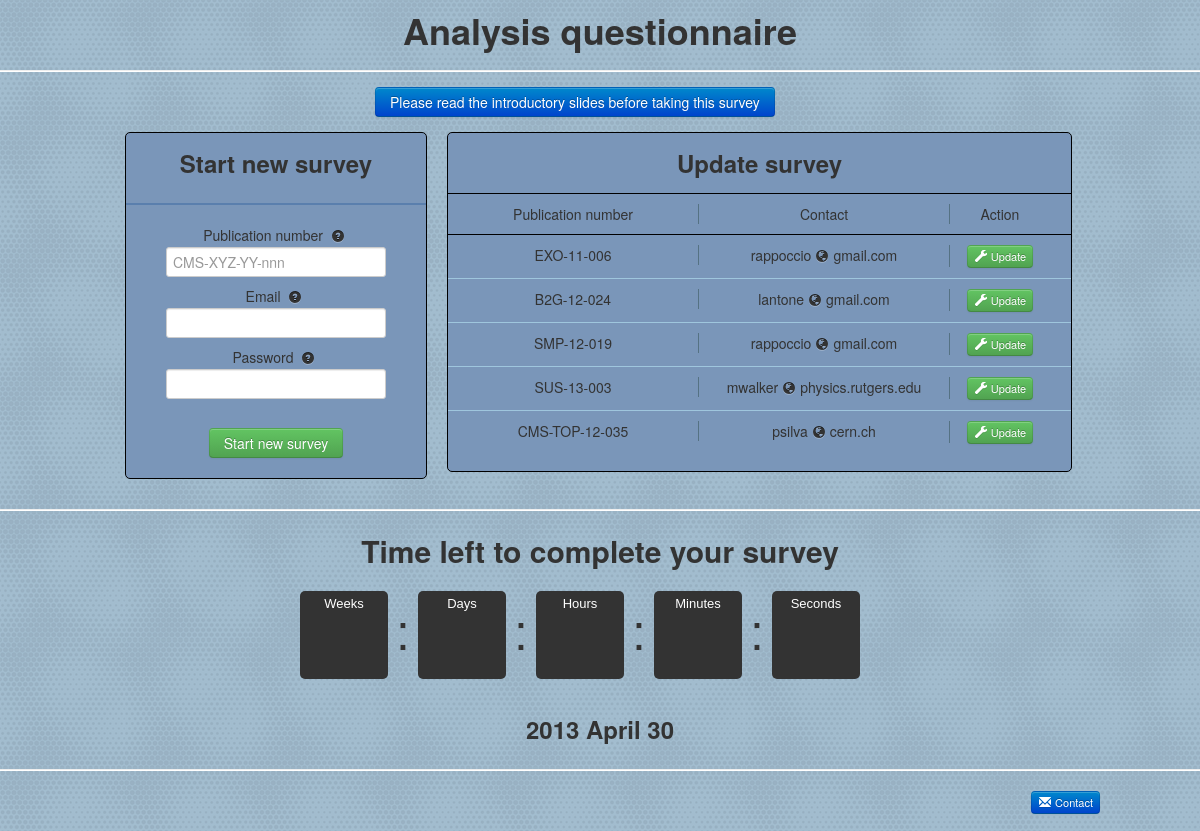
The page / on the database its author committed.
### tables this page shows
CREATE TABLE Questionnaire( id INTEGER PRIMARY KEY NOT NULL, publication_number TEXT, email TEXT NOT NULL DEFAULT ' ', password TEXT NOT NULL DEFAULT ' ');

### index.php (the view, shortened to what this page needs)
<?php
include_once("header.php");
function printPNInfo(){
echo "
  <a href=\"#\" id='PNInfo' rel=\"clickover\" data-content=\"
	Choose a UNIQUE publication number (it could be cadi number, for example:<br/> TOP-11-061 (preferable)
	or any other way as TOP-11-061_1 where <b>'_1'</b> could be added in case of  multiple analyses contribute to a cadi line or AN number, it should be unique)
   \" data-original-title=\"The CMS publication number <button type='button'class='close' data-dismiss='clickover'>&times;</button>\">
	<i class='icon-question-sign'></i></a>";
}
function printPasswordInfo(){
echo "
  <a href=\"#\" id='passwordInfo' rel=\"clickover\" data-content=\"
	<ul>
		<li>To save <b>your</b> answers.</li>
		<li>Make sure nobody else overwrites your answers.</li>
	</ul>
   \" data-original-title=\"Why do I need password? <button type='button'class='close' data-dismiss='clickover'>&times;</button>\">
	<i class='icon-question-sign'></i></a>";
}
function printEmailInfo(){
echo "
  <a href=\"#\" id='emailInfo' rel=\"clickover\" data-content=\"
	<ul>
		<li>To identify survey's owner.</li>
		<li>Password will be sent to this email in case you forgot it.</li>
	</ul>
   \" data-original-title=\"Why do I need to provide email? <button type='button'class='close' data-dismiss='clickover'>&times;</button>\">
	<i class='icon-question-sign'></i></a>";
}
  echo "<center><h1>Analysis questionnaire</h1></center><hr/><br/>";
?>
<div class="rounded" style='margin:0px auto; width:450px; margin-top:-30px; padding:5px'>
<a href="#slidesIntro" role="button" class="btn btn-primary" data-toggle="modal">Please read the introductory slides before taking this survey</a>
</div>
<div class="rounded" style='margin:0px auto; width:970px; '>
<div class="rounded newSurvey">
	<h3>Start new survey</h3><hr style="border-color:#5A7FAD"/>
	<form id="form" action="questionnaire.php" method="POST">
		Publication number <?php  printPNInfo(); ?><br/>
		<input type="text" name="publication_number" placeholder="CMS-XYZ-YY-nnn" id="publication_number"><br/>
		Email <?php  printEmailInfo(); ?><br/>
		<input type="text" name="email" id="email"><br/>
		Password <?php  printPasswordInfo(); ?> <br/>
		<input type="text" name="password"  id="password"><br/><br/>
		<input type="submit" value="Start new survey" class="btn btn-success">
	</form>
</div>
<div class="rounded" style='margin:10px; width:623px; border:1px solid black; text-align:center; background:#7A96B9;float:left'>
	<h3>Update survey</h3>
<?php
try
  {
    $db = new PDO('sqlite:aq.db');
    $questionnaires = $db->query('SELECT * FROM Questionnaire')->fetchAll();
	echo "<center><div style='width:623px'>
	";
	echo "<div style='border-bottom:1px solid black; border-top:1px solid black; padding-top:10px; padding-bottom:10px; background:#7A96B9'>
		<div class='qcol border_right'>Publication number</div>
		<div class='qcol border_right'>Contact</div>
		<div class='qcol100'>Action</div>
		<div style='clear:both'></div>
	      </div>
	<div style='overflow:scroll; overflow-x: hidden; overflow-y: auto; height:216px'>
	";
    foreach($questionnaires as $questionnaire)
    {
	echo "<div class='qrow'>
		<div class='qcol border_right'>".$questionnaire['publication_number']."</div>
		<div class='qcol border_right'>".str_replace("@", "<i class='icon-globe'></i>",$questionnaire['email'])."</div>
		<div class='qcol100'>
			<a target='_blank' href='questionnaire.php?id=".$questionnaire['id']."' class='btn btn-mini btn-success'><i class='icon-wrench icon-white'></i> Update</a>
		</div>
		<div style='clear:both'></div>
	      </div>";
    }
	echo "
	</div>
	</div><br/>
</center>";
  }
  catch(PDOException $e)
  {
    print 'Exception : '.$e->getMessage();
  }
?>
</div>
</div>
<center>
 <hr>
		<h2>Time left to complete your survey</h2>
	<div id="clock">
	  <p class="rounded">
	    <span id="weeks"></span>
	    Weeks
	  </p>
	  <div class="space">:</div>
	  <p class="rounded">
	    <span id="daysLeft"></span>
	    Days
	  </p>
	  <div class="space">:</div>
	  <p class="rounded">
	    <span id="hours"></span>
	    Hours
	  </p>
	  <div class="space">:</div>
	  <p class="rounded">
	    <span id="minutes"></span>
	    Minutes
	  </p>
	  <div class="space">:</div>
	  <p class="rounded">
	    <span id="seconds"></span>
	    Seconds
	  </p>
	</div>
	<h3>2013 April 30</h3>
</center>
<?php
include_once("footer.php");
?>

### header.php (shortened to what this page needs)
<!DOCTYPE html PUBLIC "-//W3C//DTD XHTML 1.0 Transitional//EN" "http://www.w3.org/TR/xhtml1/DTD/xhtml1-transitional.dtd">
<html xmlns="http://www.w3.org/1999/xhtml">
<head>
<link href="css/bootstrap.css" rel="stylesheet" type="text/css" media="all" />
<link href="css/bootstrap-responsive.css" rel="stylesheet" type="text/css" media="all" />
</head>
<body data-spy="scroll" data-target="#navbar">

### footer.php (shortened to what this page needs)
<hr/>
        <div style="text-align:center; height:40px; width:100%;">
	     <a href="mailto:mantas.stankevicius@cern.ch" class="btn btn-mini btn-primary" style="float:right; margin-right:100px"><i class="icon-envelope icon-white"></i> Contact</a>
	</div>
</body>
</html>

### header.php (style rules this page uses)
body { background:url(img/background.png); }
.rounded { -webkit-border-radius: 5px; -moz-border-radius: 5px; border-radius: 5px; }
a { color:#000000; }
.qcol>i { margin:4px; vertical-align: top; }
.newSurvey>form>a>i { margin:4px; vertical-align: top; }
.newSurvey { margin:10px; width:300px; border:1px solid black; text-align:center; background:#7A96B9; float:left; }
.qrow { padding-bottom:10px; padding-top:10px; border-bottom:1px solid #9FC6DD; }
.qcol { float:left; width:250px; }
.qcol100 { float:left; width:100px; }
.border_right { border-right: 1px solid #557283; }
div#clock { color: white; margin: 20px auto; width: 600px; overflow: hidden; text-align: center; font: 13px/1.231 arial,helvetica,clean,sans-serif; }
div#clock p { background: #333; float: left; height: 88px; width: 88px; }
div#clock p span { display: block; font-size: 50px; font-weight: bold; padding: 5px 0 0; }
div#clock div.space { color: #333; display: block; line-height: 1.7em; font-size: 50px; float: left; height: 88px; width: 30px; }

### rows shown on the page
questionnaire: publication_number "EXO-11-006", email "rappoccio gmail.com"
questionnaire: publication_number "B2G-12-024", email "lantone gmail.com"
questionnaire: publication_number "SMP-12-019", email "rappoccio gmail.com"
questionnaire: publication_number "SUS-13-003", email "mwalker physics.rutgers.edu"
questionnaire: publication_number "CMS-TOP-12-035", email "psilva cern.ch"
